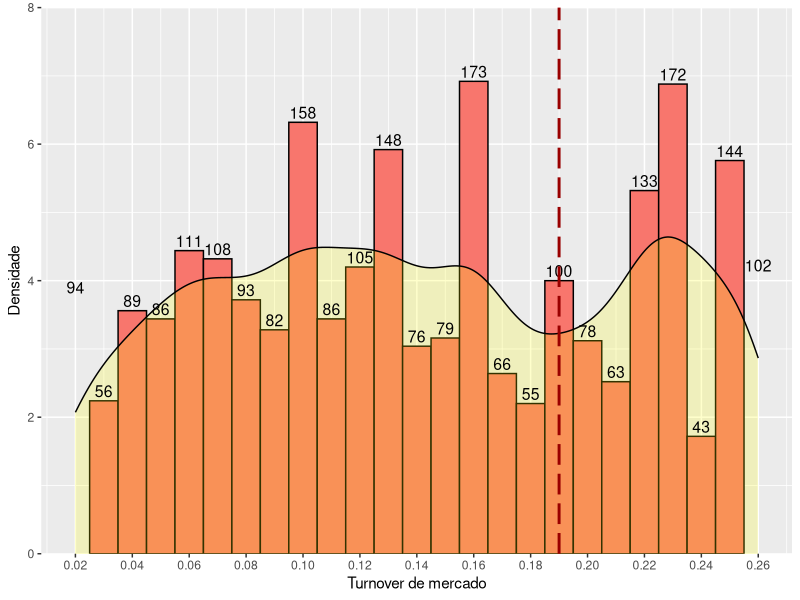

The R source for this figure:
######### Importing modules
library(zoo)
library(stringr)
library(ggplot2)
library(dplyr)
library(tidyr)

######## Functions

# Fix date
fixdate <- function(x) {
        date_split <- str_split(x, '[/]')
        if (nchar(date_split[[1]][3]) == 2) {
                century <- ifelse(as.numeric(date_split[[1]][3]) <= as.numeric(format(Sys.Date(), '%y')), '20', '19')
                date_split_year <- paste(century, date_split[[1]][3], sep='')
                date_split_month <- str_pad(date_split[[1]][1], 2, side='left', pad='0')
                date_split_day <- str_pad(date_split[[1]][2], 2, side='left', pad='0')
        } else {
                date_split_year <- date_split[[1]][3]
                date_split_month <- date_split[[1]][2]
                date_split_day <- date_split[[1]][1]
        }
        date_fix <- paste(date_split_year, date_split_month, date_split_day, sep='-')
        return(as.Date(date_fix))
}

# Fix salary
fixsalary <- function(x) {
        x <- str_replace_all(x, '[R$ .]', '')
        x <- as.numeric(str_replace(x, '[,]', '.'))
        return(x)
}

# Roundup function: returns integer for scale limit
roundup <- function(x, power=1) {
        
        while (x > 10) {
                x <- x/10
                power <- power*10
        }
        
        return (ceiling(x)*power) 
}

# Multiplot function
multiplot <- function(..., plotlist=NULL, file, cols=1, layout=NULL) {
        library(grid)
        
        # Make a list from the ... arguments and plotlist
        plots <- c(list(...), plotlist)
        
        numPlots = length(plots)
        
        # If layout is NULL, then use 'cols' to determine layout
        if (is.null(layout)) {
                # Make the panel
                # ncol: Number of columns of plots
                # nrow: Number of rows needed, calculated from # of cols
                layout <- matrix(seq(1, cols * ceiling(numPlots/cols)),
                                 ncol = cols, nrow = ceiling(numPlots/cols))
        }
        
        if (numPlots==1) {
                print(plots[[1]])
                
        } else {
                # Set up the page
                grid.newpage()
                pushViewport(viewport(layout = grid.layout(nrow(layout), ncol(layout))))
                
                # Make each plot, in the correct location
                for (i in 1:numPlots) {
                        # Get the i,j matrix positions of the regions that contain this subplot
                        matchidx <- as.data.frame(which(layout == i, arr.ind = TRUE))
                        
                        print(plots[[i]], vp = viewport(layout.pos.row = matchidx$row,
                                                        layout.pos.col = matchidx$col))
                }
        }
}

######### Loading and prepping data
data <- read.csv('questao1.csv', fileEncoding='ISO-8859-1', sep=';', dec=',', stringsAsFactors=F, strip.white=TRUE)
# data_raw <- data

# Fixing date vectors
data$Data.de.admissão <- as.Date(sapply(data$Data.de.admissão, fixdate))
data$Data.de.nascimento <- as.Date(sapply(data$Data.de.nascimento, fixdate))
data$ano_admissao <- as.numeric(format(data$Data.de.admissão, "%Y"))

# Fixing salary vector
data$Salário.mensal.médio <- sapply(data$Salário.mensal.médio, fixsalary)

# Setting factors
data$Sexo <- as.factor(data$Sexo)
data$Cargo <- as.factor(data$Cargo)
data$Área <- as.factor(data$Área)
data$Avaliação.de.desempenho <- ordered(data$Avaliação.de.desempenho, 
                                        levels=c('INSATISFATORIO', 'BOM', 'OTIMO', 'EXCELENTE'))
#data$Turnover.mercado.factor <- as.factor(data$Turnover.mercado)

######## Analyses

# Turnover geral
plotTurnover <- ggplot(data) +
        geom_histogram(aes(x=Turnover.mercado, y=..density.., fill=TRUE), binwidth=0.01, colour="black") +
        geom_area(aes(x=Turnover.mercado, y=..density..), stat ='density', fill='yellow', colour='black', alpha=0.2) +
        stat_bin(binwidth=0.01, geom="text", aes(x=Turnover.mercado, y=..density.., label=..count..), vjust=-0.3, size=4) +
        geom_vline(aes(xintercept=0.19), colour='#990000', linetype = "longdash", size=1.0) +
        scale_x_continuous(limits=c(min(data$Turnover.mercado), 
                                    max(data$Turnover.mercado)), 
                           breaks=seq(min(data$Turnover.mercado), max(data$Turnover.mercado), 0.02)) +
                           #expand=c(0,0)) +
        scale_y_continuous(limits=c(0, 8), 
                           breaks=seq(0, 8, 2), 
                           expand=c(0,0)) +
        theme(legend.position="none") +
        xlab("Turnover de mercado") +
        ylab("Densidade")
plotTurnover

# 
